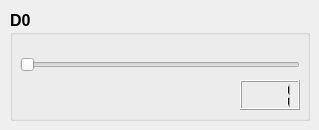
      <widget class="QWidget" name="tab_Func_LP_ID">
       <attribute name="title">
        <string>Ideal filter</string>
       </attribute>
       <widget class="QGroupBox" name="groupBox_Func_LP_ID_D0">
        <property name="geometry">
         <rect>
          <x>10</x>
          <y>10</y>
          <width>300</width>
          <height>111</height>
         </rect>
        </property>
        <property name="font">
         <font>
          <pointsize>12</pointsize>
          <weight>75</weight>
          <bold>true</bold>
         </font>
        </property>
        <property name="title">
         <string>D0</string>
        </property>
        <widget class="QSlider" name="horizontalSlider_Func_LP_ID_D0">
         <property name="geometry">
          <rect>
           <x>10</x>
           <y>30</y>
           <width>280</width>
           <height>50</height>
          </rect>
         </property>
         <property name="minimum">
          <number>1</number>
         </property>
         <property name="maximum">
          <number>500</number>
         </property>
         <property name="orientation">
          <enum>Qt::Horizontal</enum>
         </property>
        </widget>
        <widget class="QLCDNumber" name="lcdNumber_Func_LP_ID_D0">
         <property name="geometry">
          <rect>
           <x>230</x>
           <y>70</y>
           <width>60</width>
           <height>30</height>
          </rect>
         </property>
         <property name="digitCount">
          <number>3</number>
         </property>
         <property name="value" stdset="0">
          <double>1.000000000000000</double>
         </property>
        </widget>
       </widget>
      </widget>
